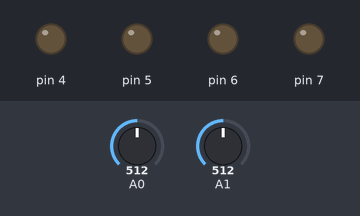
The sketch below on a simulated Arduino Uno, built with avr-gcc and run on an emulated ATmega328P. On the bench: output pins drawn as LEDs (lit = HIGH). The test bench sets the inputs (shaded band); at power-on: A0 = 512, A1 = 512. What the sketch prints to the serial monitor is not drawn.

Above: at 1.2 s.
1.3 s: A0 set to 110
2.8 s: A0 set to 89
At 3.6 s:
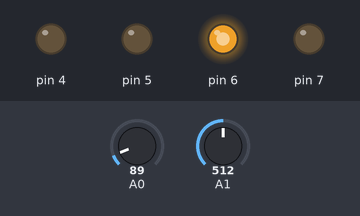
4.3 s: A1 set to 90
At 5.6 s:
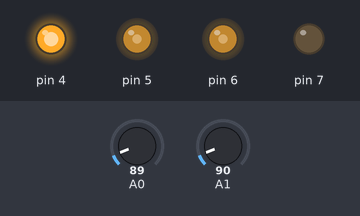
5.9 s: A1 set to 122
At 7.2 s:
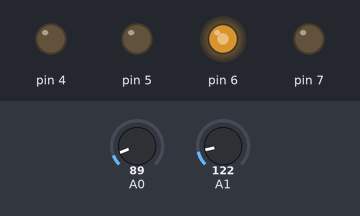
7.5 s: A1 set to 0
At 8.7 s:
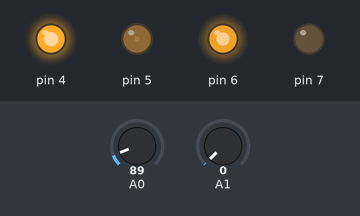
9.0 s: A0 set to 306
At 9.3 s:
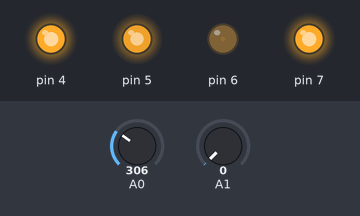
Timing chart, 0 to 11.5 s (numbered marks = the images above; inputs shaded):
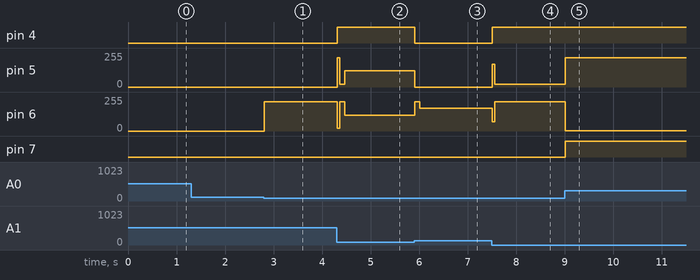

The sketch:

sketch_may20a.ino
```cpp
#include <PID_v1.h>

// C++ code
//

// Parâmetros PID
double entrada, saida, setpoint = 0;
double Kp = 1.5, Ki = 0.0, Kd = 4.5;

// Instância do PID
PID pid(&entrada, &saida, &setpoint, Kp, Ki, Kd, DIRECT);

// Velocidade base do carrinho
const int VELOCIDADE_BASE = 120;

void setup() {
  pinMode(A0, INPUT);
  pinMode(A1, INPUT);


  pinMode(4, OUTPUT);
  pinMode(5, OUTPUT);
  pinMode(6, OUTPUT);
  pinMode(7, OUTPUT);

  pid.SetMode(AUTOMATIC);
  pid.SetOutputLimits(-100, 100);

  Serial.begin(9600);

}

void loop() {
  int sensorDireito = analogRead(A0);
  int sensorEsquerdo = analogRead(A1);

  Serial.println(sensorDireito);
  Serial.println(sensorEsquerdo);

  entrada = sensorEsquerdo - sensorDireito;

  // Calcula o PID
  pid.Compute();

  // Aplica a saída para ajustar velocidade
  int velD = constrain(VELOCIDADE_BASE - saida, 0, 255);
  int velE = constrain(VELOCIDADE_BASE + saida, 0, 255);


  if (sensorDireito < 100 && sensorEsquerdo < 100) {
    irParaFrente(velD, velE);
  } else if (sensorDireito > 100 && sensorEsquerdo < 100) {
    direita(velD, velE);
  } else if (sensorDireito < 100 && sensorEsquerdo > 100) {
    esquerda(velD, velE);
  } else {
    pare();
  }

  delay(5);  // Delay a little bit to improve simulation performance
}


void irParaFrente(int velEsquerda, int velDireita) {
  digitalWrite(4, HIGH);
  analogWrite(5, velEsquerda);
  analogWrite(6, velDireita);
  digitalWrite(7, LOW);
}

void irParaTras() {
  digitalWrite(4, LOW);
  digitalWrite(5, HIGH);
  digitalWrite(6, LOW);
  digitalWrite(7, HIGH);
}

void direita(int velDireita, int velEsquerda) {
  digitalWrite(4, HIGH);
  analogWrite(5, velEsquerda);
  analogWrite(6, HIGH);
  digitalWrite(7, HIGH);
}

void esquerda(int velDireita, int velEsquerda) {
  digitalWrite(4, LOW);
  analogWrite(5, LOW);
  analogWrite(6, velDireita);
  digitalWrite(7, LOW);
}

void pare() {
  digitalWrite(4, LOW);
  digitalWrite(5, LOW);
  digitalWrite(6, LOW);
  digitalWrite(7, LOW);
}
```

Measured:
- the behaviour switches between 100 and 99 on A0 (found by bisection; images 0 and 1)
- after the input at 2.8 s, pin 6: 0/255 → 220/255 at once
- after the input at 4.3 s, pin 4: LOW → HIGH at once; pin 5: 0/255 → 20/255 at once, → 121/255 0.16 s later; pin 6: 220/255 → 118/255 after 0.17 s
- after the input at 5.9 s, pin 4: HIGH → LOW at once; pin 5: 121/255 → 0/255 at once; pin 6: 118/255 → 220/255 at once, → 169/255 0.10 s later
- after the input at 7.5 s, pin 4: LOW → HIGH at once; pin 5: 0/255 → 20/255 at once; pin 6: 169/255 → 220/255 at once
- after the input at 9.0 s, pin 5: 20/255 → 220/255 at once; pin 6: 220/255 → 1/255 at once; pin 7: LOW → HIGH at once
